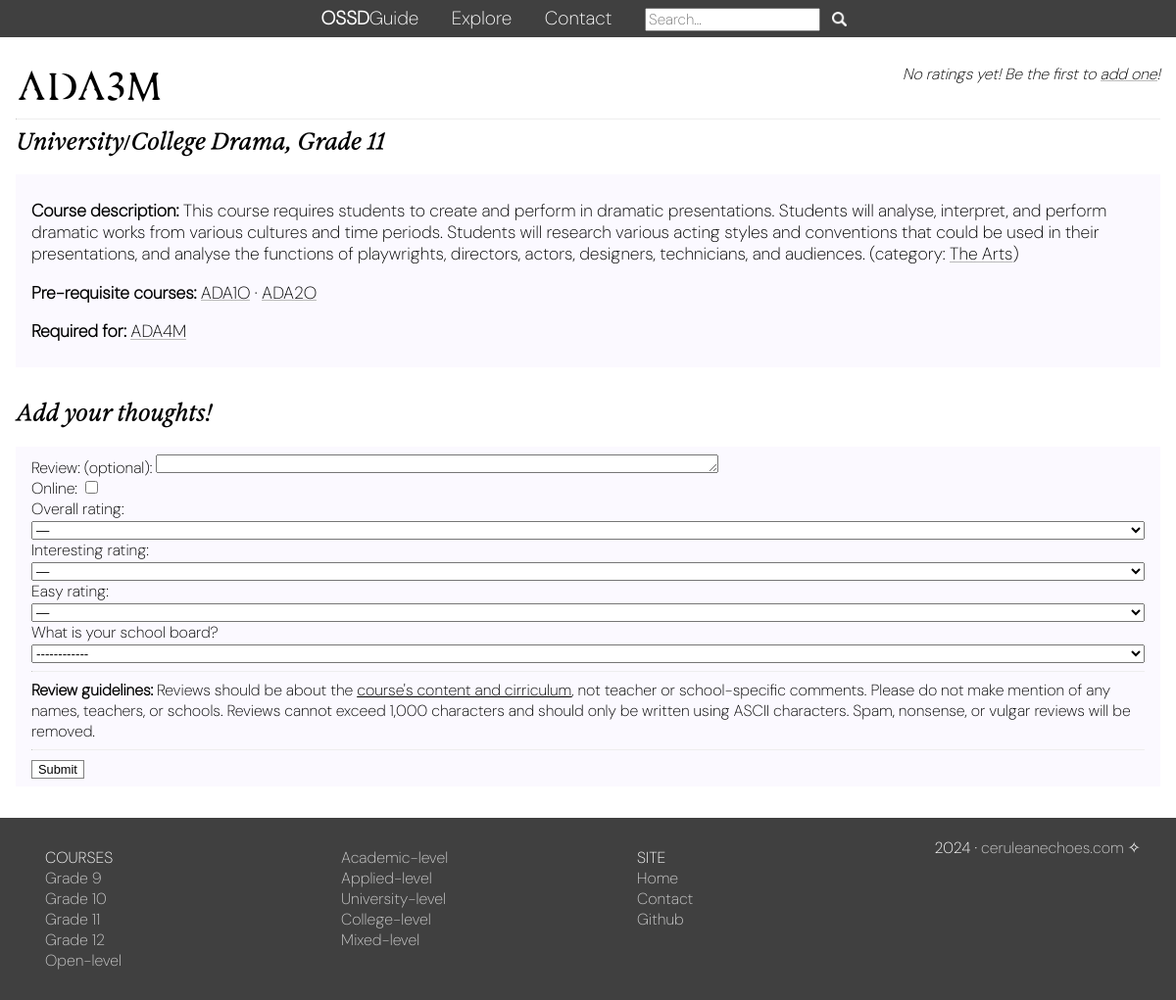
Screenshot of /course/ADA3M/ with the database file from the repository.
### homescreen/models.py (models this page shows, shortened)
class Courses(models.Model):
    course_code = models.CharField(max_length=5)
    description = models.CharField(max_length=1023)
    course_name = models.CharField(max_length=255)
    category = models.CharField(max_length=255)
    prereq = models.CharField(max_length=1023)
    deprecated = models.BooleanField(default=False)
    def grade(self):
        grade_chr = self.course_code[3]
        if grade_chr in "1234":
            return [9,10,11,12][["1","2","3","4"].index(grade_chr)]
        else:
            return 0
    def level(self):
        lvl_chr = self.course_code[4]
        if lvl_chr in "WPDUMCEO":
            return ["De-streamed","Applied","Academic","University","University/College","College","Workplace","Open"][["W","P","D","U","M","C","E","O"].index(lvl_chr)]
        else:
            return "<ERR, CODE NOT WPDUMCEO>"

### homescreen/views.py (the view, shortened to what this page needs)
# urls.py: path("course/<str:code>/",views.course_page, name="course_page"),
def course_page(request, code):
    curr_course = Courses.objects.filter(course_code = code).first()
    prereq_list = curr_course.prereq.split(",")
    leads_to = Courses.objects.filter(prereq__contains = code)
    leads_to_codes = [course.course_code for course in leads_to]
    course_reviews_query = Reviews.objects.filter(course_code = code)
    course_reviews_query = course_reviews_query.filter(moderated = True)
    course_reviews = list(course_reviews_query)
    for review in course_reviews:
        review.user_school_board = review.get_user_school_board_display()
    num_ratings = len(course_reviews)
    mean_dict = {}
    if request.method == "POST":
        form = ReviewForm(request.POST)
        if form.is_valid():
            try:
                get_user_ip = request.META.get('HTTP_X_FORWARDED_FOR')
                if get_user_ip:
                    get_user_ip = ip_address.split(',')[0]
                else:
                    get_user_ip = request.META.get('REMOTE_ADDR')
            except:
                get_user_ip = "<IP Query Failed!>"
            Reviews.objects.create(
            course_code = curr_course.course_code,
            online = form.cleaned_data["online"],
            review_text = form.cleaned_data["review_text"],
            interesting_rating = form.cleaned_data["interesting_rating"],
            easy_rating = form.cleaned_data["easy_rating"],
            overall_rating = form.cleaned_data["overall_rating"],
            user_school_board = form.cleaned_data["user_school_board"],
            review_date = time(),
            moderated = False, ##CHANGE TO FALSE IF AUTO-MOD OFF
            user_ip = get_user_ip,
            )
            return HttpResponseRedirect(request.path_info)
    else:
        form = ReviewForm()
    template = loader.get_template('course_page.html')
    context = {
    'curr_course': curr_course,
    'grade_val': curr_course.grade(),
    'url_grade_val': curr_course.grade()-8,
    'level_val': curr_course.level(),
    'url_level_val': curr_course.course_code[4],
    'prereq_list': prereq_list,
    'last_prereq': prereq_list[-1],
    'len_first_prereq': len(prereq_list[0]),
    'leads_to' : leads_to_codes,
    'course_reviews': course_reviews,
    'num_ratings' : num_ratings,
    'form': form,
    }
    if leads_to:
        context['last_leads_to'] =  leads_to_codes[-1]
    context.update(mean_dict)
    return HttpResponse(template.render(context, request))

### homescreen/forms.py
class ReviewForm(forms.Form):
    numbers = {None:"—","1":1,"2":2,"3":3,"4":4,"5":5}
    review_text = forms.CharField(max_length=1023,required=False,label="Review: (optional)",widget= forms.Textarea, validators=[RegexValidator(regex=r'[ -~]+',message="Only ASCII characters are accepted (letters, numbers, and punctuation).")])
    online = forms.BooleanField(required=False)
    overall_rating = forms.ChoiceField(choices=numbers)
    interesting_rating = forms.ChoiceField(choices=numbers)
    easy_rating = forms.ChoiceField(choices=numbers)
    user_school_board = forms.ChoiceField(choices=school_boards, label="What is your school board?")

### homescreen/templates/course_page.html (shortened to what this page needs)
{% load static %}
<!DOCTYPE html>
<html lang="en" dir="ltr">
  <head>
    <link rel="stylesheet" href="{% static 'homescreen/theme.css' %}">
    <div class=headernav>
  <a href="../../" class=site-title><b>OSSD</b>Guide</a>
  <a href="../../explore">Explore</a>
  <a href="../../contact">Contact</a>
  <form method=get action="../../explore" style="display:inline;">
    <input type=text placeholder="Search..." name=search maxlength="32"></input>
    <button type=submit class=search-btn>_</button>
  </form>
</div>
  </head>
  <body>
    <div class=midcontain>
    <div class=headbox>
      <div class="ratingbox">
      {% if num_ratings > 0 %}
      <div class=sub-rating-box>
      <b>Overall rating</b>: <span class=ratenum>{{ overall_mean }}</span> / 5.0
      <div class=stars>
      {% for i in '01234'|make_list %}
  <div class=star-wrap id=overall-star-wrap>
  <div class=star-inner style="--starval:{{overall_mean|percentformat:i}}%;">
  </div>
   </div>
   {% endfor %}
    </div>
    <em id=numreviewtext>⟶ from <a href="#reviews">{{ num_ratings }} rating{{ num_ratings|s}}</a></em>
  </div>
  <div class=sub-rating-box>
      <b>Interesting</b>: <span class=ratenum>{{ interesting_mean }}</span> / 5.0
      <div class=stars>
      {% for i in '01234'|make_list %}
  <div class=star-wrap>
  <div class=star-inner style="--starval:{{interesting_mean|percentformat:i}}%">
  </div>
   </div>
   {% endfor %}
    </div>
      <b>Easy</b>: <span class=ratenum>{{easy_mean}}</span> / 5.0
      <div class=stars>
      {% for i in '01234'|make_list %}
  <div class=star-wrap>
  <div class=star-inner style="--starval:{{easy_mean|percentformat:i}}%">
  </div>
   </div>
   {% endfor %}
    </div>
    <em id=numreviewtext-mobile>⟶ from <a href="#reviews">{{ num_ratings }} rating{{ num_ratings|s}}</a></em>
      </div>
      {% else %}
      <em>No ratings yet! Be the first to <a href="#addreview">add one</a>!</em>
      {% endif %}
      </div>
    <h1>{{curr_course.course_code}}</h1> <hr>
    <h2><a href="../../explore?level={{url_level_val}}">{{level_val}}</a> <a title="See similar courses" href=../../explore?search={{curr_course.course_name|cut:"The "|cut:"Introduction to "|cut:"Studies in "}}>{{curr_course.course_name}}</a>{% if grade_val %}, <a href="../../explore?grade={{url_grade_val}}">Grade {{grade_val}}
{% endif %}
</a></h2>
  </div>
    <div class=desc-box><p><b>Course description:</b> {{curr_course.description}} (category: <a href="../../explore?category={{curr_course.category}}">{{curr_course.category}}</a>)
</p>
<p><b>Pre-requisite courses:</b>
{% if len_first_prereq == 5 %}
  {% for course in prereq_list %}
    {% if course == last_prereq %}
      <a href="../{{course}}">{{ course }}</a>
    {% else %}
      <a href="../{{course}}">{{ course }}</a> ·
    {% endif %}
  {% endfor %}
  {% else %}
   {{curr_course.prereq}}
{% endif %}
</p>
{% if leads_to %}
  <p><b>Required for:</b>
  {% for course in leads_to %}
    {% if course == last_leads_to %}
      <a href="../{{course}}">{{ course }}</a>
    {% else %}
      <a href="../{{course}}">{{ course }}</a> ·
    {% endif %}
  {% endfor %}
{% endif %}
</p>
</div>
<div class=spcr></div>
<h2>Add your thoughts!</h2>
  <form action="" method="post">
    <div class="desc-box" id="addreview">
      {{ form }}
      <hr>
      <b>Review guidelines:</b> Reviews should be about the <u>course's content and cirriculum</u>, not teacher or school-specific comments. Please do not make mention of any names, teachers, or schools. Reviews cannot exceed 1,000 characters and should only be written using ASCII characters.  Spam, nonsense, or vulgar reviews will be removed.
      <hr>
      <input type="submit" value="Submit">
      </div>
  </form>
  </div>
<div class=footernav>
<div class=midfooter>
<div class=column>
<a href="/../../explore"><span class=footerhead>COURSES</span></a><br>
<a href="../../explore?grade=1">Grade 9</a><br>
<a href="../../explore?grade=2">Grade 10</a><br>
<a href="../../explore?grade=3">Grade 11</a><br>
<a href="../../explore?grade=4">Grade 12</a><br>
<a href="../../explore?level=O">Open-level</a><br>
</div>
<div class=column>
  <a href="../../explore?level=D">Academic-level</a><br>
  <a href="../../explore?level=P">Applied-level</a><br>
  <a href="../../explore?level=U">University-level</a><br>
  <a href="../../explore?level=C">College-level</a><br>
  <a href="../../explore?level=M">Mixed-level</a><br>
</div>
<div class=column>
  <span class=footerhead>SITE</span><br>
  <a href="../../">Home</a><br>
  <a href="../../contact">Contact</a><br>
  <a href="https://github.com/shaan-s">Github</a><br>
</div>
<div style="text-align:right;">2024&nbsp;·&nbsp;<a href="https://www.ceruleanechoes.com">ceruleanechoes.com</a>&nbsp;✧
</div></div>
</div>
  </body>
</html>

### homescreen/static/homescreen/theme.css (style rules this page uses)
html { font-size: 100%; }
body { margin: 0; display: grid; grid-template-rows: auto auto auto 1fr; min-height: 100vh; }
h1 { font-family: Exposure, "Adobe NotDef"; font-variation-settings: "EXPO" 80; font-size: 4em; margin-bottom: 0; transition: font-variation-settings .2s ease-in-out; }
h2 { font-family: ExposureIt, "Adobe NotDef"; font-variation-settings: "EXPO" 50; margin-top: 0; font-size: 2em; }
h2 a { background: linear-gradient(to right, #FFFFFF, #FFFFFF), linear-gradient(to right, rgba(180,0,192,1) 0%, rgba(0,212,255,1) 100%); background-size: 100% 0.08em, 0 0.08em; background-position: 100% 90%, 0 90%; background-repeat: no-repeat; transition: background-size .3s; }
hr { border-top: 1px #bababa; }
a { color: black; text-decoration: none; background: linear-gradient(to right, #bababa, #bababa), linear-gradient(to right, rgba(180,0,192,1) 0%, rgba(0,212,255,1) 100%); background-size: 100% 0.08em, 0 0.08em; background-position: 100% 90%, 0 90%; background-repeat: no-repeat; transition: background-size .3s; }
p { font-size: 1.2em; }
button, input[type=submit] { border: 1px solid grey; font-size: .8em; cursor: pointer; background: white; }
input[type=radio], input[type=checkbox] { accent-color: #d9c6ff; }
.midcontain { margin-left: 10%; margin-right: 10%; }
.desc-box { background-color: #fbf9ff; padding: 1em 2em 1em 2em; font-family: DMSans; }
.headernav, .footernav { background-color: #404040; margin: 0px; color: white; font-family: DMSans; font-size: 1.2em; overflow: hidden; padding: .3em; text-align: center; }
.headernav a { background: none; color: white; text-align: center; margin-right: 1.5em; }
.headernav input { font-size: .8em; height: 1.2em; font-family: DMSans; }
.search-btn { background: rgba(0,0,0,0) url("searchicon.png"); color: rgba(0,0,0,0); background-repeat: no-repeat; background-size:50%; background-position: center; width: 2em; border: none; }
.footernav { margin-top: 4em; padding: 20px; font-size: 1em; }
.footernav a { color: #ccc; background: none; }
.footerhead { color: #fff; }
.midfooter { margin-left: 10%; margin-right: 10%; }
.column { float:left; text-align: left; width:15%; margin:10px; }
.site-title { margin-right: 1.5em; color: white; }
.ratingbox { float:right; font-family: DMSans; display: flex; }
:root { --starsize: 30px; }
.spcr { min-height:2em; }
#id_review_text { height: 1em; width: 50%; }
@media only screen and (max-width: 1200px) { .midfooter,.midcontain { margin: 0 1em 0 1em; } }
@media only screen and (max-width: 1200px) { .ratingbox { display: inline; } }
@media only screen and (max-width: 1200px) { .column { width:25%; } }
@media only screen and (max-width: 1200px) { select { width:100%; } }
@media only screen and (max-width: 1200px) { h1 { font-size: 2.5em; } }
@media only screen and (max-width: 1200px) { h2 { font-size: 1.5em; } }
@media only screen and (max-width: 1200px) { p { font-size: 1.1em; } }
@media only screen and (max-width: 1200px) { .desc-box { padding: .5em 1em .5em 1em; } }
@media only screen and (max-width: 1200px) { .footernav { margin-top: 2em; } }

### rows the page displays
Courses: course_code "ADA3M", course_name "Drama", description "This course requires students to create and perform in dramatic presentations. Students will analyse, interpret, and perform dramatic works from various cultures and time periods. Students will research various acting styles and conventions that could be used in their presentations, and analyse the functions of playwrights, directors, actors, designers, technicians, and audiences.", category "The Arts"
Courses: leads_to "ADA4M"

### other values shown
{{ level_val }} "University/College"
{{ grade_val }} "11"
{{ course }} "ADA1O"
{{ course }} "ADA2O"
